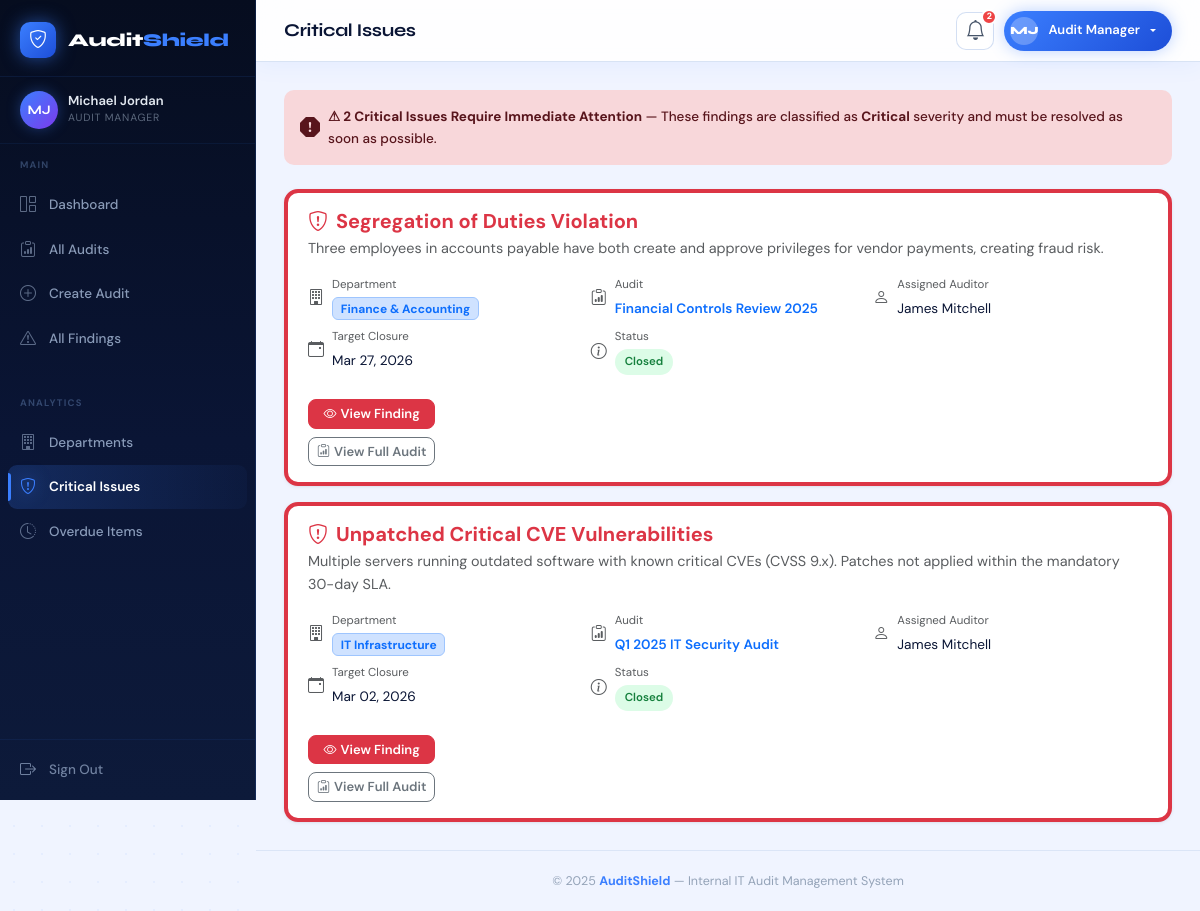
/critical-issues/ (signed in), run on the app's committed database.
### audits/models.py (models this page shows, shortened)
class Finding(models.Model):
    SEVERITY_CHOICES = [
        ('low', 'Low'),
        ('medium', 'Medium'),
        ('high', 'High'),
        ('critical', 'Critical'),
    ]
    STATUS_CHOICES = [
        ('open', 'Open'),
        ('in_progress', 'In Progress'),
        ('closed', 'Closed'),
    ]
    audit = models.ForeignKey(Audit, on_delete=models.CASCADE, related_name='findings')
    title = models.CharField(max_length=255)
    description = models.TextField()
    severity = models.CharField(max_length=20, choices=SEVERITY_CHOICES)
    recommendation = models.TextField()
    target_closure_date = models.DateField()
    status = models.CharField(max_length=20, choices=STATUS_CHOICES, default='open')
    response_notes = models.TextField(blank=True)
    created_at = models.DateTimeField(auto_now_add=True)
    updated_at = models.DateTimeField(auto_now=True)
    closed_at = models.DateTimeField(null=True, blank=True)
    class Meta:
        ordering = ['-created_at']

class Audit(models.Model):
    STATUS_CHOICES = [
        ('planned', 'Planned'),
        ('ongoing', 'Ongoing'),
        ('closed', 'Closed'),
    ]
    title = models.CharField(max_length=255)
    department = models.ForeignKey(Department, on_delete=models.PROTECT, related_name='audits')
    assigned_auditor = models.ForeignKey(
        User, on_delete=models.SET_NULL, null=True, blank=True, related_name='assigned_audits'
    )
    created_by = models.ForeignKey(
        User, on_delete=models.SET_NULL, null=True, blank=True, related_name='created_audits'
    )
    start_date = models.DateField()
    end_date = models.DateField()
    status = models.CharField(max_length=20, choices=STATUS_CHOICES, default='planned')
    objectives = models.TextField(blank=True)
    scope = models.TextField(blank=True)
    created_at = models.DateTimeField(auto_now_add=True)
    updated_at = models.DateTimeField(auto_now=True)
    class Meta:
        ordering = ['-created_at']

class Department(models.Model):
    name = models.CharField(max_length=150, unique=True)
    description = models.TextField(blank=True)
    head_user = models.ForeignKey(
        User, null=True, blank=True, on_delete=models.SET_NULL, related_name='headed_departments'
    )
    created_at = models.DateTimeField(auto_now_add=True)
    class Meta:
        ordering = ['name']

### audits/views.py (the view)
# urls.py: path('critical-issues/',    views.critical_issues,      name='critical_issues'),
@never_cache
@login_required
@read_access_required
def critical_issues(request):
    critical_findings = Finding.objects.filter(
        severity='critical'
    ).select_related(
        'audit', 'audit__department', 'audit__assigned_auditor'
    ).order_by('-created_at')
    today = date.today()
    critical_findings = list(critical_findings)
    for f in critical_findings:
        f.overdue = (f.target_closure_date < today and f.status != 'closed')
    context = {
        'findings': critical_findings,
        'page_title': 'Critical Issues',
        'total_count': len(critical_findings),
    }
    return render(request, 'audits/critical_issues.html', context)

### audits/templates/audits/critical_issues.html (shortened to what this page needs)
{% extends 'audits/base.html' %}
{% load static %}
{% block page_title %}Critical Issues{% endblock %}
{% block content %}
{% if total_count > 0 %}
<div class="alert alert-danger d-flex align-items-center gap-2 mb-4" role="alert">
  <i class="bi bi-exclamation-octagon-fill fs-5"></i>
  <div>
    <strong>⚠ {{ total_count }} Critical Issue{{ total_count|pluralize }} Require Immediate Attention</strong>
    — These findings are classified as <strong>Critical</strong> severity and must be resolved as soon as possible.
  </div>
</div>
{% endif %}
{% if findings %}
<div class="row g-3">
  {% for finding in findings %}
  <div class="col-12">
    <div class="content-card border-start border-danger border-4">
      <div class="content-card-body">
        <div class="d-flex align-items-start justify-content-between flex-wrap gap-2">
          <div class="flex-grow-1">
            <h5 class="text-danger fw-bold mb-1">
              <i class="bi bi-shield-exclamation me-2"></i>{{ finding.title }}
            </h5>
            {% if finding.description %}
            <p class="text-muted mb-3" style="font-size:0.9rem;">{{ finding.description }}</p>
            {% endif %}
            <div class="row g-2 mb-3">
              <div class="col-sm-6 col-md-4">
                <div class="d-flex align-items-center gap-2">
                  <i class="bi bi-building text-muted"></i>
                  <div>
                    <div class="text-muted" style="font-size:0.72rem;">Department</div>
                    <span class="badge bg-primary-subtle text-primary border border-primary-subtle">
                      {{ finding.audit.department.name }}
                    </span>
                  </div>
                </div>
              </div>
              <div class="col-sm-6 col-md-4">
                <div class="d-flex align-items-center gap-2">
                  <i class="bi bi-clipboard-data text-muted"></i>
                  <div>
                    <div class="text-muted" style="font-size:0.72rem;">Audit</div>
                    <a href="{% url 'audit_detail' finding.audit.pk %}" class="text-decoration-none fw-semibold" style="font-size:0.85rem;">
                      {{ finding.audit.title|truncatechars:35 }}
                    </a>
                  </div>
                </div>
              </div>
              <div class="col-sm-6 col-md-4">
                <div class="d-flex align-items-center gap-2">
                  <i class="bi bi-person text-muted"></i>
                  <div>
                    <div class="text-muted" style="font-size:0.72rem;">Assigned Auditor</div>
                    <span style="font-size:0.85rem;">
                      {% if finding.audit.assigned_auditor %}
                        {{ finding.audit.assigned_auditor.get_full_name|default:finding.audit.assigned_auditor.username }}
                      {% else %}Unassigned{% endif %}
                    </span>
                  </div>
                </div>
              </div>
              <div class="col-sm-6 col-md-4">
                <div class="d-flex align-items-center gap-2">
                  <i class="bi bi-calendar-event text-muted"></i>
                  <div>
                    <div class="text-muted" style="font-size:0.72rem;">Target Closure</div>
                    <span style="font-size:0.85rem;">{{ finding.target_closure_date|date:"M d, Y" }}</span>
                  </div>
                </div>
              </div>
              <div class="col-sm-6 col-md-4">
                <div class="d-flex align-items-center gap-2">
                  <i class="bi bi-info-circle text-muted"></i>
                  <div>
                    <div class="text-muted" style="font-size:0.72rem;">Status</div>
                    <span class="status-badge status-{{ finding.status }}">{{ finding.get_status_display }}</span>
                  </div>
                </div>
              </div>
            </div>
          </div>
          <div class="d-flex flex-column gap-2">
            <a href="{% url 'finding_detail' finding.pk %}" class="btn btn-danger btn-sm">
              <i class="bi bi-eye me-1"></i>View Finding
            </a>
            <a href="{% url 'audit_detail' finding.audit.pk %}" class="btn btn-outline-secondary btn-sm">
              <i class="bi bi-clipboard-data me-1"></i>View Full Audit
            </a>
          </div>
        </div>
      </div>
    </div>
  </div>
  {% endfor %}
</div>
{% endif %}
{% endblock %}

### audits/templates/audits/base.html (shortened to what this page needs)
{% load static %}
<!DOCTYPE html>
<html lang="en">
<head>
  <link href="https://cdn.jsdelivr.net/npm/bootstrap@5.3.2/dist/css/bootstrap.min.css" rel="stylesheet">
  <link href="https://cdn.jsdelivr.net/npm/bootstrap-icons@1.11.3/font/bootstrap-icons.min.css" rel="stylesheet">
  <link rel="stylesheet" href="{% static 'audits/css/main.css' %}">
</head>
<body class="as-body">
<aside class="as-sidebar">
  <a href="{% url 'dashboard' %}" class="as-brand">
    <div class="as-brand-icon">
      <i class="bi bi-shield-check"></i>
    </div>
    <span class="as-brand-text">Audit<span>Shield</span></span>
  </a>
  <div class="as-user-area">
    <div class="as-avatar">
      {{ request.user.first_name|slice:":1"|upper }}{{ request.user.last_name|slice:":1"|upper }}
    </div>
    <div class="as-user-info">
      <div class="as-user-name">
        {{ request.user.get_full_name|default:request.user.username }}
      </div>
      <div class="as-user-role">
        {% if is_manager %}Audit Manager
        {% elif is_auditee %}Auditee Head
        {% elif is_observer %}Admin Observer
        {% else %}User{% endif %}
      </div>
    </div>
  </div>
  <div class="as-section-label">Main</div>
  <ul class="as-nav">
    <li>
      <a href="{% url 'dashboard' %}" class="as-nav-link">
        <i class="bi bi-grid-1x2"></i> Dashboard
      </a>
    </li>
    <li>
      <a href="{% url 'audit_list' %}" class="as-nav-link">
        <i class="bi bi-clipboard-data"></i> All Audits
      </a>
    </li>
    {% if is_manager %}
    <li>
      <a href="{% url 'audit_create' %}" class="as-nav-link">
        <i class="bi bi-plus-circle"></i> Create Audit
      </a>
    </li>
    {% endif %}
    <li>
      <a href="{% url 'finding_list' %}" class="as-nav-link">
        <i class="bi bi-exclamation-triangle"></i> All Findings
      </a>
    </li>
  </ul>
  {% if is_manager or is_observer %}
  <div class="as-section-label">Analytics</div>
  <ul class="as-nav">
    <li>
      <a href="{% url 'department_analytics' %}" class="as-nav-link">
        <i class="bi bi-building"></i> Departments
      </a>
    </li>
    <li>
      <a href="{% url 'critical_issues' %}" class="as-nav-link">
        <i class="bi bi-shield-exclamation"></i> Critical Issues
      </a>
    </li>
    <li>
      <a href="{% url 'overdue_items' %}" class="as-nav-link">
        <i class="bi bi-clock-history"></i> Overdue Items
      </a>
    </li>
  </ul>
  {% endif %}
  <div class="as-spacer"></div>
  <div class="as-sidebar-footer">
    <a href="{% url 'logout' %}" class="as-signout">
      <i class="bi bi-box-arrow-right"></i>
      <span>Sign Out</span>
    </a>
  </div>
</aside>
<div class="as-main">
  <header class="as-topbar">
    <div class="as-topbar-title">
      {% block page_title %}Dashboard{% endblock %}
    </div>
    <div class="as-topbar-right">
      <a href="{% url 'overdue_items' %}"
         class="as-icon-btn"
         data-bs-toggle="tooltip" title="Overdue Items">
        <i class="bi bi-bell fs-5"></i>
        {% if overdue_count and overdue_count > 0 %}
        <span class="as-notif-badge">{{ overdue_count }}</span>
        {% endif %}
      </a>
      <div class="dropdown">
        <button class="as-user-btn dropdown-toggle"
                type="button" data-bs-toggle="dropdown"
                aria-expanded="false">
          <span class="as-user-btn-avatar">
            {{ request.user.first_name|slice:":1"|upper }}{{ request.user.last_name|slice:":1"|upper }}
          </span>
          <span class="d-none d-md-inline ms-1">
            {% if is_manager %}Audit Manager
            {% elif is_auditee %}Auditee Head
            {% elif is_observer %}Admin Observer
            {% else %}User{% endif %}
          </span>
        </button>
      </div>
    </div>
  </header>
  <div class="as-page-body">
    {% block content %}{% endblock %}
  </div>
  <footer class="as-footer">
    &copy; 2025 <strong style="color:#3b7fff;">AuditShield</strong>
    &mdash; Internal IT Audit Management System
  </footer>
</div>
</body>
</html>

### data on the page
Finding: title "Segregation of Duties Violation", description "Three employees in accounts payable have both create and approve privileges for vendor payments, creating fraud risk.", audit.department.name "Finance & Accounting", audit "Financial Controls Review 2025", audit.assigned_auditor.get_full_name "James Mitchell", target_closure_date "Mar 27, 2026", status "Closed"
Finding: title "Unpatched Critical CVE Vulnerabilities", description "Multiple servers running outdated software with known critical CVEs (CVSS 9.x). Patches not applied within the mandatory 30-day SLA.", audit.department.name "IT Infrastructure", audit "Q1 2025 IT Security Audit", audit.assigned_auditor.get_full_name "James Mitchell", target_closure_date "Mar 02, 2026", status "Closed"

### other printed values
{{ request.user.first_name|slice:":1"|upper }} "M"
{{ request.user.last_name|slice:":1"|upper }} "J"
{{ request.user.get_full_name|default:request.user.username }} "Michael Jordan"
{{ overdue_count }} "2"
{{ total_count }} "2"
